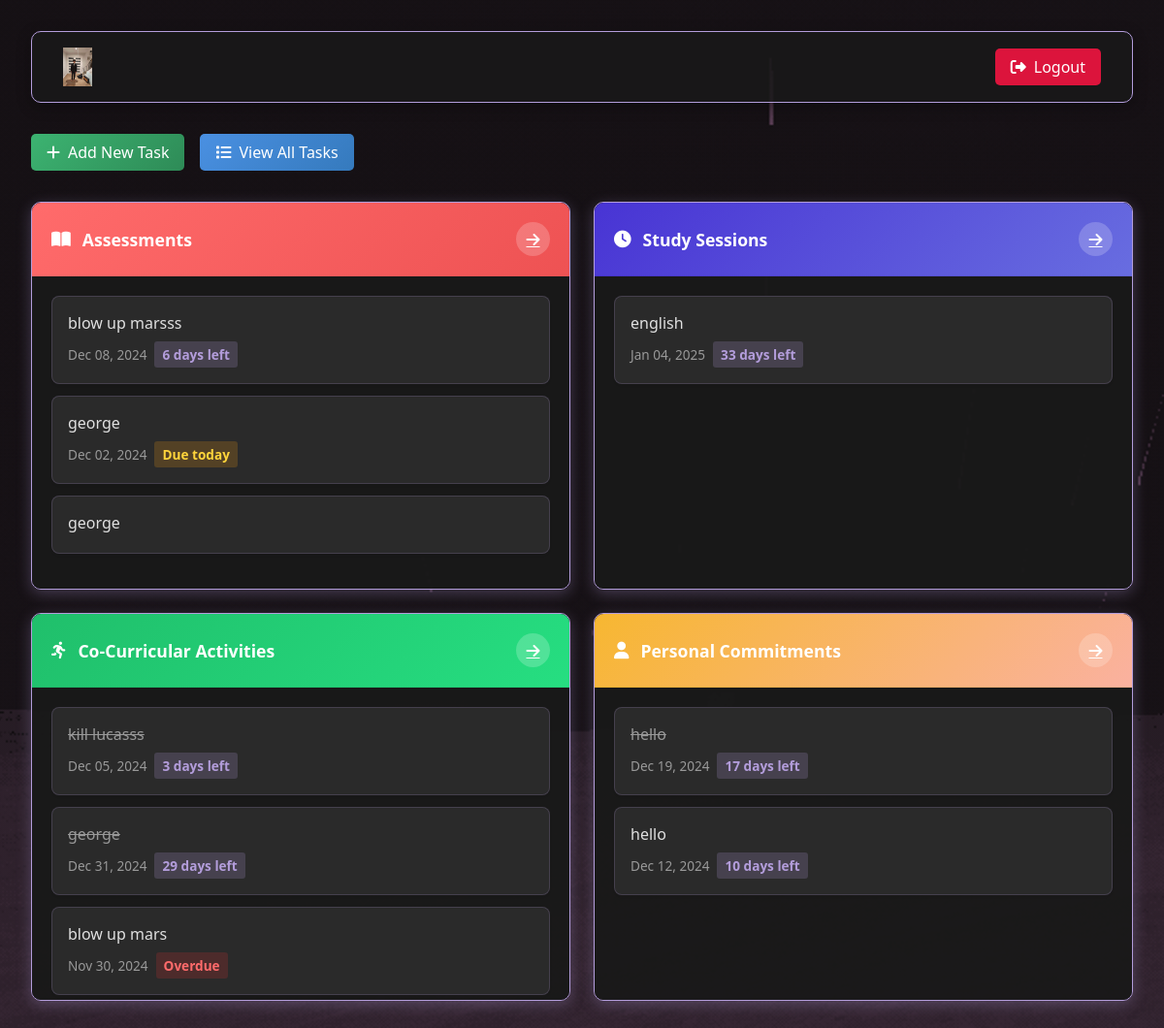
The page /dashboard (signed in) on the database as committed earlier.
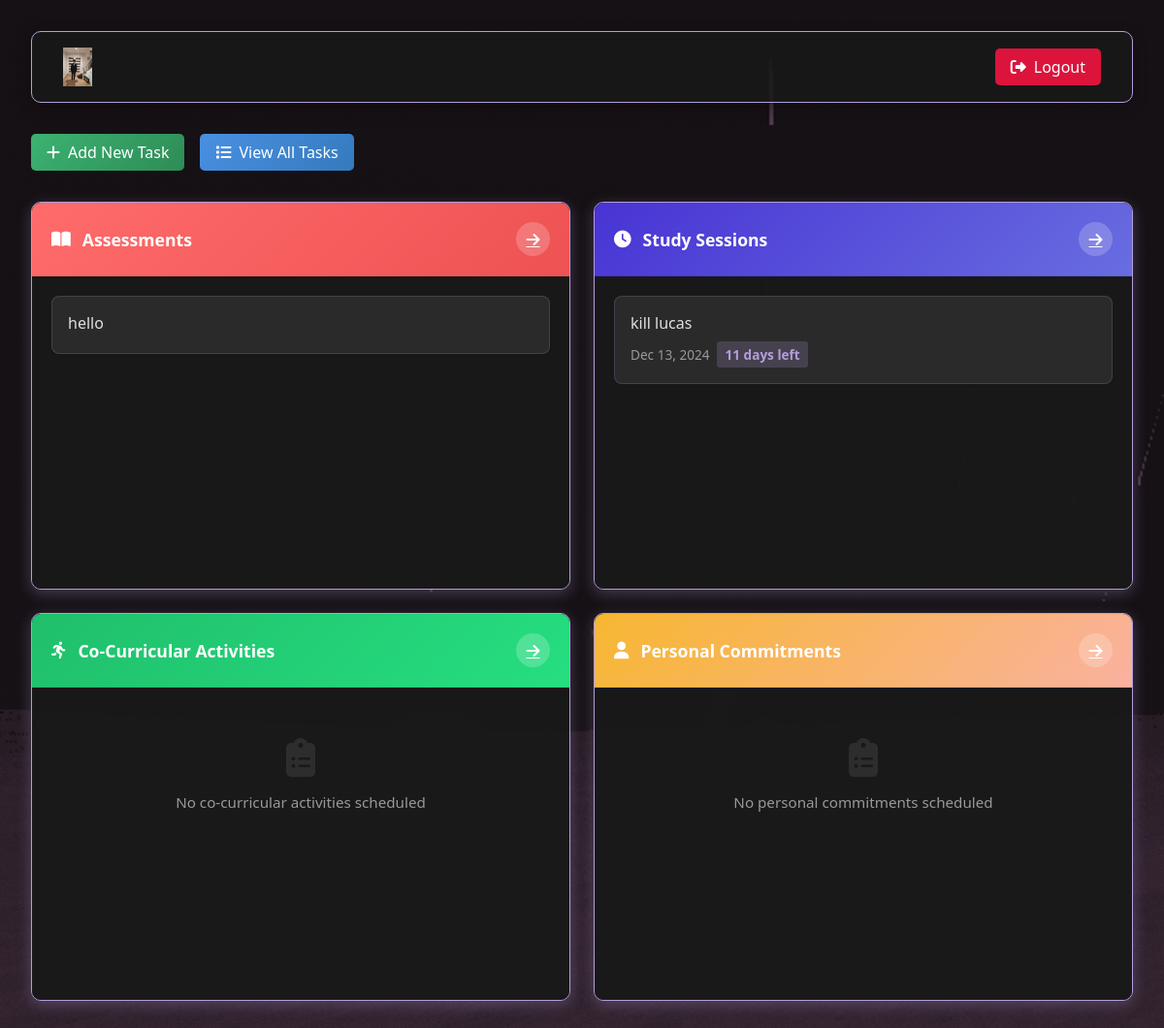
The same page on the database as committed later.
### flask_app/setup_db.py (models this page shows)
class ToDo(Base):
    __tablename__ = 'todo'
    id = Column(Integer, primary_key=True)
    task = Column(String, nullable=False)
    category = Column(String, nullable=False)
    completed = Column(Boolean, default=False)
    due_date = Column(DateTime, nullable=True)
    user_id = Column(Integer, ForeignKey('users.id'), nullable=False)
    user = relationship('User', back_populates='todos')

### flask_app/app.py (the view)
@app.route('/dashboard')
def dashboard():
    if "user_id" not in session:
        flash("Please log in to access the dashboard.", "warning")
        return redirect('/login')
    user_id = session["user_id"]
    todos = db_session.query(ToDo).filter_by(user_id=user_id).all()
    return render_template('dashboard.html', todos=todos, calculate_days=calculate_days_remaining)

### flask_app/app.py (called while the page is built)
def calculate_days_remaining(due_date):
    if not due_date:
        return None
    today = date.today()
    days = (due_date.date() - today).days
    if days < 0:
        return "Overdue"
    elif days == 0:
        return "Due today"
    else:
        return f"{days} days left"

### flask_app/templates/dashboard.html (shortened to what this page needs)
<!DOCTYPE html>
<html lang="en">
<head>
    <link rel="stylesheet" href="https://cdnjs.cloudflare.com/ajax/libs/font-awesome/6.4.0/css/all.min.css">
</head>
<body>
    <div class="dashboard">
        <nav class="navbar">
            <div class="navbar-brand">
                <img src="{{ url_for('static', filename='logo.png') }}" alt="Logo" style="height: 40px;">
            </div>
            <div class="user-actions">
                <a href="{{ url_for('logout') }}" class="btn btn-logout">
                    <i class="fas fa-sign-out-alt"></i>
                    Logout
                </a>
            </div>
        </nav>
        <div class="quick-actions">
            <a href="{{ url_for('add_todo') }}" class="btn btn-primary add-task">
                <i class="fas fa-plus"></i>
                Add New Task
            </a>
            <a href="{{ url_for('all_todos') }}" class="btn btn-primary view-all">
                <i class="fas fa-list"></i>
                View All Tasks
            </a>
        </div>
        <div class="grid-container">
            <div class="card">
                <div class="card-header card-header-assessments">
                    <span><i class="fas fa-book-open"></i> Assessments</span>
                    <a href="{{ url_for('assessments') }}" class="btn">
                        <i class="fas fa-arrow-right"></i>
                    </a>
                </div>
                <div class="card-body">
                    <div class="task-list">
                        {% set assessment_todos = todos|selectattr('category', 'equalto', 'Assessments')|list %}
                        {% if assessment_todos %}
                            {% for todo in assessment_todos %}
                                <div class="task-item">
                                    <div>
                                        <div class="task-title {% if todo.completed %}completed{% endif %}">
                                            {{ todo.task }}
                                        </div>
                                        {% if todo.due_date %}
                                            <div class="task-date">
                                                {{ todo.due_date.strftime('%b %d, %Y') }}
                                                {% set days = calculate_days(todo.due_date) %}
                                                {% if days %}
                                                    <span class="status {% if days == 'Overdue' %}status-overdue{% elif days == 'Due today' %}status-today{% else %}status-upcoming{% endif %}">
                                                        {{ days }}
                                                    </span>
                                                {% endif %}
                                            </div>
                                        {% endif %}
                                    </div>
                                </div>
                            {% endfor %}
                        {% else %}
                            <div class="empty-state">
                                <i class="fas fa-clipboard-list"></i>
                                <p>No assessments scheduled</p>
                            </div>
                        {% endif %}
                    </div>
                </div>
            </div>
            <div class="card">
                <div class="card-header card-header-study">
                    <span><i class="fas fa-clock"></i> Study Sessions</span>
                    <a href="{{ url_for('study_sessions') }}" class="btn">
                        <i class="fas fa-arrow-right"></i>
                    </a>
                </div>
                <div class="card-body">
                    <div class="task-list">
                        {% set study_todos = todos|selectattr('category', 'equalto', 'Study Sessions')|list %}
                        {% if study_todos %}
                            {% for todo in study_todos %}
                                <div class="task-item">
                                    <div>
                                        <div class="task-title {% if todo.completed %}completed{% endif %}">
                                            {{ todo.task }}
                                        </div>
                                        {% if todo.due_date %}
                                            <div class="task-date">
                                                {{ todo.due_date.strftime('%b %d, %Y') }}
                                                {% set days = calculate_days(todo.due_date) %}
                                                {% if days %}
                                                    <span class="status {% if days == 'Overdue' %}status-overdue{% elif days == 'Due today' %}status-today{% else %}status-upcoming{% endif %}">
                                                        {{ days }}
                                                    </span>
                                                {% endif %}
                                            </div>
                                        {% endif %}
                                    </div>
                                </div>
                            {% endfor %}
                        {% else %}
                            <div class="empty-state">
                                <i class="fas fa-clipboard-list"></i>
                                <p>No study sessions scheduled</p>
                            </div>
                        {% endif %}
                    </div>
                </div>
            </div>
            <div class="card">
                <div class="card-header card-header-cocurricular">
                    <span><i class="fas fa-running"></i> Co-Curricular Activities</span>
                    <a href="{{ url_for('co_curricular') }}" class="btn">
                        <i class="fas fa-arrow-right"></i>
                    </a>
                </div>
                <div class="card-body">
                    <div class="task-list">
                        {% set cocurricular_todos = todos|selectattr('category', 'equalto', 'Co-Curricular')|list %}
                        {% if cocurricular_todos %}
                            {% for todo in cocurricular_todos %}
                                <div class="task-item">
                                    <div>
                                        <div class="task-title {% if todo.completed %}completed{% endif %}">
                                            {{ todo.task }}
                                        </div>
                                        {% if todo.due_date %}
                                            <div class="task-date">
                                                {{ todo.due_date.strftime('%b %d, %Y') }}
                                                {% set days = calculate_days(todo.due_date) %}
                                                {% if days %}
                                                    <span class="status {% if days == 'Overdue' %}status-overdue{% elif days == 'Due today' %}status-today{% else %}status-upcoming{% endif %}">
                                                        {{ days }}
                                                    </span>
                                                {% endif %}
                                            </div>
                                        {% endif %}
                                    </div>
                                </div>
                            {% endfor %}
                        {% else %}
                            <div class="empty-state">
                                <i class="fas fa-clipboard-list"></i>
                                <p>No co-curricular activities scheduled</p>
                            </div>
                        {% endif %}
                    </div>
                </div>
            </div>
            <div class="card">
                <div class="card-header card-header-personal">
                    <span><i class="fas fa-user"></i> Personal Commitments</span>
                    <a href="{{ url_for('personal_commitments') }}" class="btn">
                        <i class="fas fa-arrow-right"></i>
                    </a>
                </div>
                <div class="card-body">
                    <div class="task-list">
                        {% set personal_todos = todos|selectattr('category', 'equalto', 'Personal Commitments')|list %}
                        {% if personal_todos %}
                            {% for todo in personal_todos %}
                                <div class="task-item">
                                    <div>
                                        <div class="task-title {% if todo.completed %}completed{% endif %}">
                                            {{ todo.task }}
                                        </div>
                                        {% if todo.due_date %}
                                            <div class="task-date">
                                                {{ todo.due_date.strftime('%b %d, %Y') }}
                                                {% set days = calculate_days(todo.due_date) %}
                                                {% if days %}
                                                    <span class="status {% if days == 'Overdue' %}status-overdue{% elif days == 'Due today' %}status-today{% else %}status-upcoming{% endif %}">
                                                        {{ days }}
                                                    </span>
                                                {% endif %}
                                            </div>
                                        {% endif %}
                                    </div>
                                </div>
                            {% endfor %}
                        {% else %}
                            <div class="empty-state">
                                <i class="fas fa-clipboard-list"></i>
                                <p>No personal commitments scheduled</p>
                            </div>
                        {% endif %}
                    </div>
                </div>
            </div>
        </div>
    </div>
</body>
</html>

Rows that differ between the two databases and show on the page:
removed ToDo: task "blow up marsss", due_date "Dec 08, 2024", days "6 days left"
removed ToDo: task "george", due_date "Dec 02, 2024", days "Due today"
removed ToDo: task "george"
removed ToDo: task "english", due_date "Jan 04, 2025", days "33 days left"
removed ToDo: task "kill lucasss", due_date "Dec 05, 2024", days "3 days left"
removed ToDo: task "george", due_date "Dec 31, 2024", days "29 days left"
removed ToDo: task "blow up mars", due_date "Nov 30, 2024", days "Overdue", completed False (drawn)
removed ToDo: task "hello", due_date "Dec 19, 2024", days "17 days left", completed True (drawn)
removed ToDo: task "hello", due_date "Dec 12, 2024", days "10 days left", completed False (drawn)
added ToDo: task "hello"
added ToDo: task "kill lucas", due_date "Dec 13, 2024", days "11 days left"
Other text that changed with them:
text now shown: "No co-curricular activities scheduled No personal commitments scheduled"
